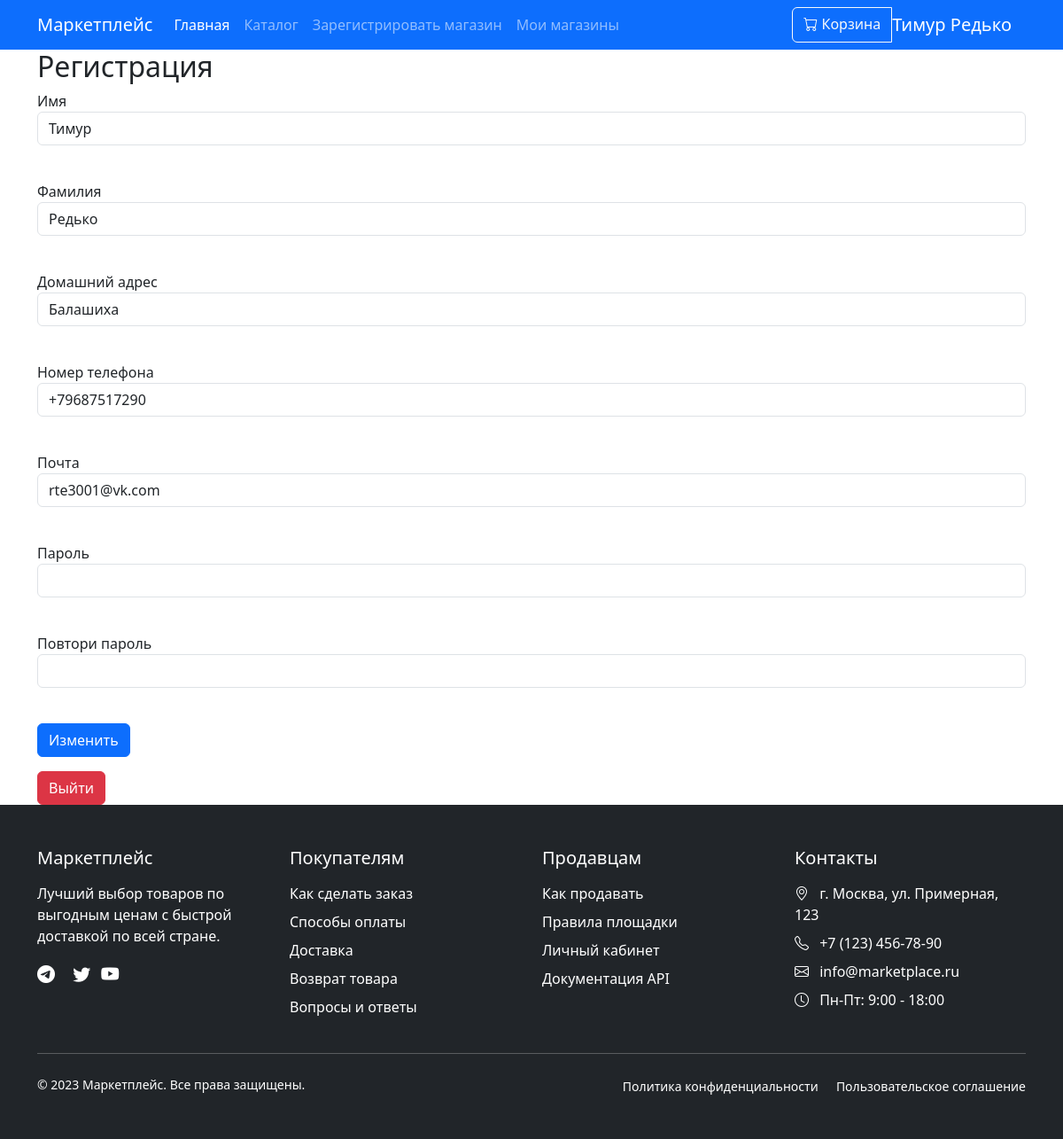
/edit_user (signed in), run on an earlier commit of the app's database.
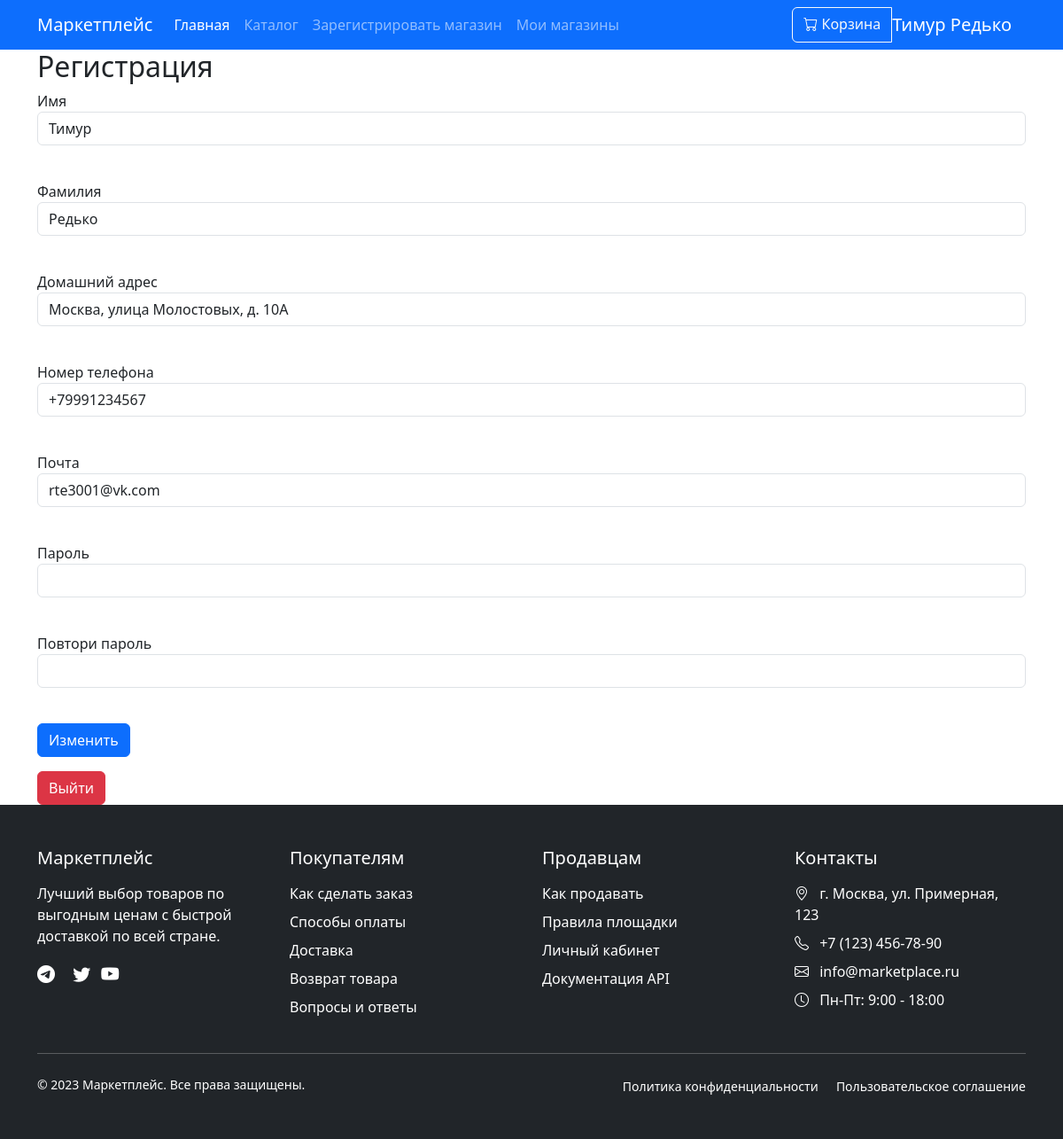
And on a later commit of the database.
### data/models/users.py (models this page shows, shortened)
class User(SqlAlchemyBase, UserMixin, SerializerMixin):
    __tablename__ = 'users'
    id = Column(Integer, primary_key=True, autoincrement=True)
    name = Column(String)
    surname = Column(String)
    address = Column(String)
    phone_number = Column(String)
    email = Column(String, unique=True)
    date_of_creation = Column(String, default=datetime.date.today())
    hashed_password = Column(String)

### main.py (the view, shortened to what this page needs)
@login_required
@app.route('/edit_user', methods=['GET', 'POST'])
def edit_user():
    db_sess = db_session.create_session()
    user = db_sess.query(User).get(current_user.id)
    if not user:
        abort(404)
    form = RegisterForm()
    if request.method == 'GET':
        form.name.data = user.name
        form.surname.data = user.surname
        form.address.data = user.address
        form.phone_number.data = user.phone_number
        form.email.data = user.email
        form.submit.label.text = 'Изменить'
    return render_template('register.html', form=form)

### forms/RegisterForm.py
class RegisterForm(FlaskForm):
    name = StringField('Имя', [DataRequired()])
    surname = StringField('Фамилия', [DataRequired()])
    address = StringField('Домашний адрес', [DataRequired()])
    phone_number = StringField('Номер телефона', validators=[DataRequired()])
    email = EmailField('Почта', [DataRequired()])
    password = PasswordField('Пароль', [DataRequired()])
    password_again = PasswordField('Повтори пароль', [DataRequired()])
    submit = SubmitField('Зарегистрироваться')

### data/db_session.py (called while the page is built)
def create_session() -> Session:
    global __factory
    return __factory()

### main.py (called while the page is built)
@login_manager.user_loader
def load_user(user_id):
    db_sess = db_session.create_session()
    return db_sess.query(User).get(user_id)

### templates/register.html (shortened to what this page needs)
{% extends "base.html" %}
{% block main %}
<h2>Регистрация</h2>
<form action="" method="post">
    <p>
        {{ form.name.label }}<br>
        {{ form.name(class="form-control") }}<br>
    </p>
    <p>
        {{ form.surname.label }}<br>
        {{ form.surname(class="form-control") }}<br>
    </p>
    <p>
        {{ form.address.label }}<br>
        {{ form.address(class="form-control") }}<br>
    </p>
    <p>
        {{ form.phone_number.label }}<br>
        {{ form.phone_number(class="form-control") }}<br>
    </p>
    <p>
        {{ form.email.label }}<br>
        {{ form.email(class="form-control", type="email") }}<br>
    </p>
    <p>
        {{ form.password.label }}<br>
        {{ form.password(class="form-control", type="password") }}<br>
    </p>
    <p>
        {{ form.password_again.label }}<br>
        {{ form.password_again(class="form-control") }}<br>
    </p>
    <p>{{ form.submit(type="submit", class="btn btn-primary") }}</p>
    {% if current_user.is_authenticated %}
    <a class="btn btn-danger" href="/logout">Выйти</a>
    {% endif %}
</form>
{% endblock %}

### templates/base.html (shortened to what the changed rows need)
<!DOCTYPE html>
<html lang="ru">
<head>
    <link href="https://cdn.jsdelivr.net/npm/bootstrap@5.3.0/dist/css/bootstrap.min.css" rel="stylesheet">
    <link rel="stylesheet" href="https://cdn.jsdelivr.net/npm/bootstrap-icons@1.10.0/font/bootstrap-icons.css">
    <link rel="stylesheet" href="css/style.css">
</head>
<body>
    <nav class="navbar navbar-expand-lg navbar-dark bg-primary sticky-top">
        <div class="container">
            <div class="collapse navbar-collapse" id="navbarSupportedContent">
                <div class="d-flex align-items-center">
                                        <div class="btn-group">
                        <a href="/cart" class="btn btn-outline-light position-relative">
                            <i class="bi bi-cart"></i> Корзина
                        </a>
                        {% if current_user.is_authenticated %}
                        <a class="navbar-brand" href="/edit_user">{{ current_user.name }} {{ current_user.surname }}</a>
                        {% else %}
                        <a href="/login" class="btn btn-outline-light">
                            <i class="bi bi-person"></i> Войти
                        </a>
                        {% endif %}
                    </div>
                </div>
            </div>
        </div>
    </nav>
<main role="main" class="container">
    {% block main %}{% endblock %}
</main>
</body>
</html>

What changed in the data, as far as the page shows it:
changed User "Тимур": address "Балашиха" → "Москва, улица Молостовых, д. 10А"; phone_number "+79687517290" → "+79991234567"
